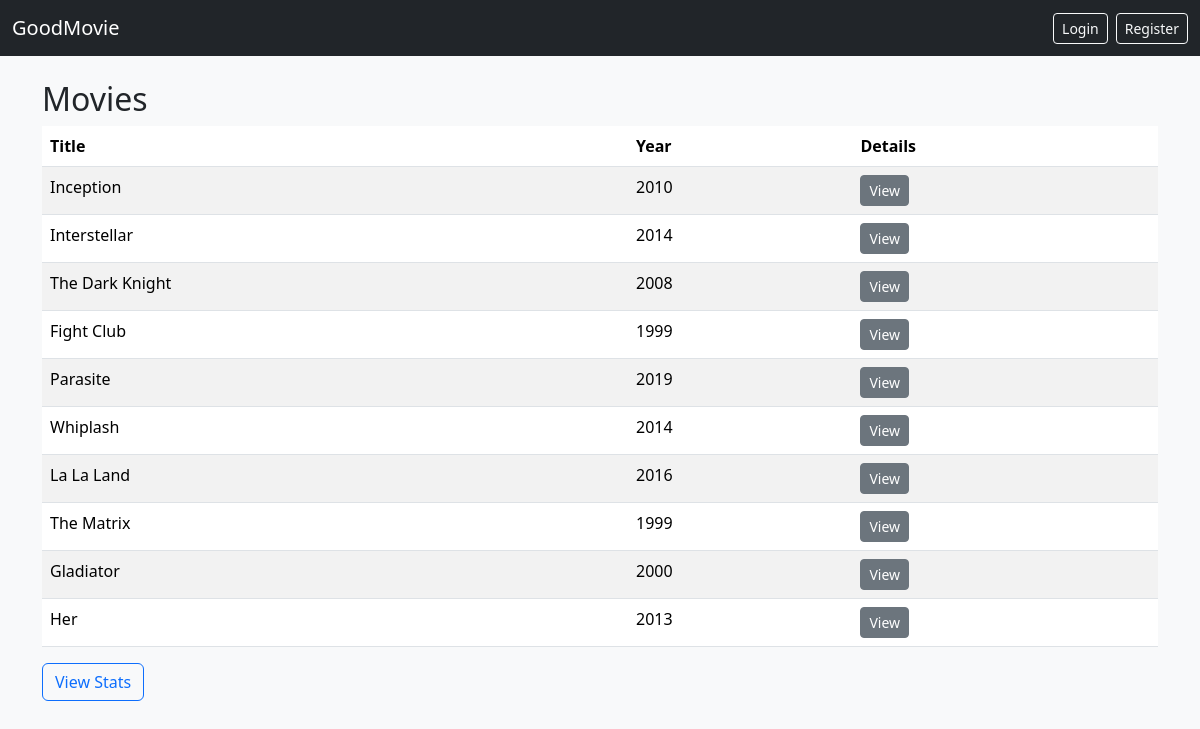
The app's page /movies with its own data.
### tables this page shows
CREATE TABLE Movies (
    movie_id INTEGER PRIMARY KEY AUTOINCREMENT,
    title TEXT NOT NULL,
    release_year INTEGER,
    runtime_minutes INTEGER,
    description TEXT,
    language TEXT,
    created_at TEXT
);

### app.py (the view)
@app.route("/movies")
def movies():
    conn = get_db()
    rows = conn.execute("SELECT movie_id, title, release_year FROM Movies").fetchall()
    conn.close()
    return render_template("movies.html", movies=rows)

### app.py (called while the page is built)
def get_db():
    conn = sqlite3.connect("goodmovie.db")
    conn.row_factory = sqlite3.Row
    return conn

### templates/movies.html
{% extends "base.html" %}
{% block content %}
<h2>Movies</h2>
<table class="table table-striped">
  <thead>
    <tr>
      <th>Title</th>
      <th>Year</th>
      <th>Details</th>
    </tr>
  </thead>
  <tbody>
    {% for m in movies %}
      <tr>
        <td>{{ m["title"] }}</td>
        <td>{{ m["release_year"] }}</td>
        <td>
          <a class="btn btn-sm btn-secondary"
             href="{{ url_for('movie_detail', movie_id=m['movie_id']) }}">
            View
          </a>
        </td>
      </tr>
    {% endfor %}
  </tbody>
</table>
<a href="{{ url_for('stats') }}" class="btn btn-outline-primary">View Stats</a>
{% endblock %}

### templates/base.html (shortened to what this page needs)
<!DOCTYPE html>
<html>
<head>
  <link
    rel="stylesheet"
    href="https://cdn.jsdelivr.net/npm/bootstrap@5.3.3/dist/css/bootstrap.min.css"
  >
</head>
<body class="bg-light">
<nav class="navbar navbar-expand-lg navbar-dark bg-dark mb-4">
  <div class="container-fluid">
    <a class="navbar-brand" href="{{ url_for('movies') }}">GoodMovie</a>
    <div class="d-flex">
      {% if session.get('username') %}
        <span class="navbar-text me-3">Hi, {{ session['username'] }}</span>
        <a class="btn btn-sm btn-outline-light" href="{{ url_for('logout') }}">Logout</a>
      {% else %}
        <a class="btn btn-sm btn-outline-light me-2" href="{{ url_for('login') }}">Login</a>
        <a class="btn btn-sm btn-outline-light" href="{{ url_for('register') }}">Register</a>
      {% endif %}
    </div>
  </div>
</nav>
<div class="container">
  {% block content %}{% endblock %}
</div>
</body>
</html>

### records on screen
Movies: title "Inception", release_year "2010"
Movies: title "Interstellar", release_year "2014"
Movies: title "The Dark Knight", release_year "2008"
Movies: title "Fight Club", release_year "1999"
Movies: title "Parasite", release_year "2019"
Movies: title "Whiplash", release_year "2014"
Movies: title "La La Land", release_year "2016"
Movies: title "The Matrix", release_year "1999"
Movies: title "Gladiator", release_year "2000"
Movies: title "Her", release_year "2013"
